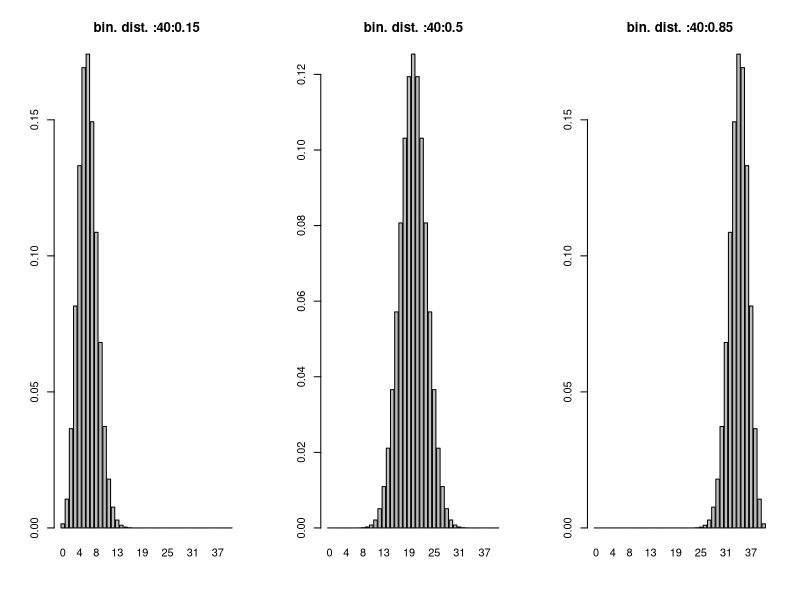

The R script that drew this image:
graphBinormDist <- function(n,p){   
  x <-dbinom(0:n,size=n,prob=p)   
  barplot(x,names.arg=0:n, main=sprintf(paste('bin. dist. ',n,p,sep=':')))
    } 
par(mfcol=c(1,3))   # to display plots side by side in a matrix. 
graphBinormDist(40,0.15)
graphBinormDist(40,0.50)
graphBinormDist(40,0.85)
